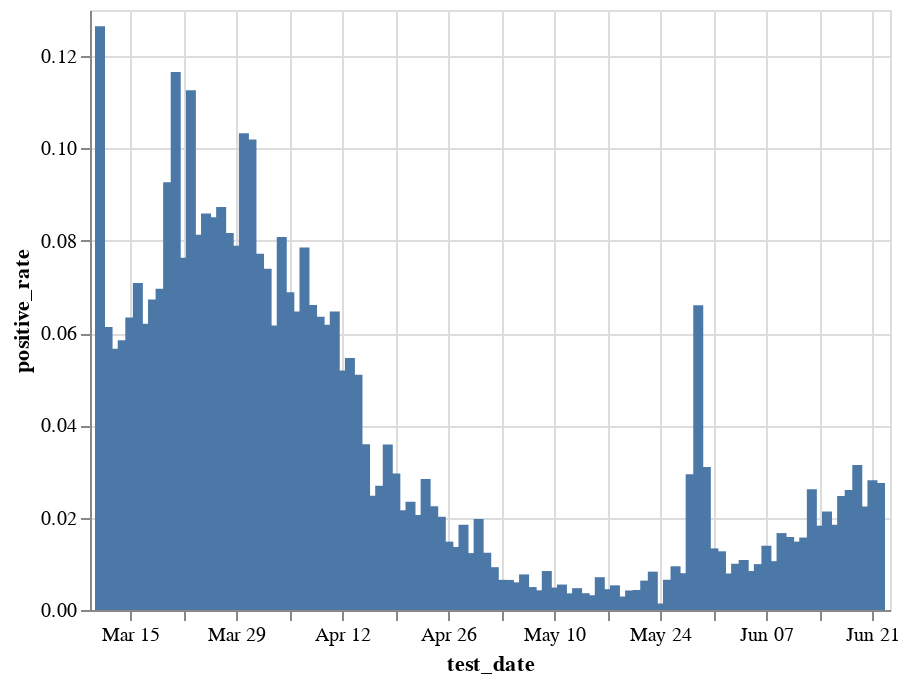

Notebook cell for this chart:
### Code cell
pr = (bdi[(bdi.test_date>'2020') & (bdi.test_date<'2021')&(bdi.corona_result.isin(['positive', 'negative'])) & (bdi.is_first_Test=='Yes')]
 .groupby(['test_date', 'corona_result']).size().unstack()
 .assign(positive_rate=lambda x: x.positive/(x.positive+x.negative))[['positive_rate']])

alt.Chart(pr.reset_index()).mark_bar().encode(
    x='test_date',
    y='positive_rate',
    tooltip=['test_date', 'positive_rate']
).interactive()

### Figure 1 — Vega-Lite specification as saved in the notebook (floating-point values rounded to 4 significant figures)
{"config": {"view": {"continuousWidth": 400, "continuousHeight": 300}}, "data": {"name": "data-474521deac1c73cd98439d8ac5be8199"}, "mark": "bar", "encoding": {"tooltip": [{"type": "temporal", "field": "test_date"}, {"type": "quantitative", "field": "positive_rate"}], "x": {"type": "temporal", "field": "test_date"}, "y": {"type": "quantitative", "field": "positive_rate"}}, "selection": {"selector004": {"type": "interval", "bind": "scales", "encodings": ["x", "y"]}}, "$schema": "https://vega.github.io/schema/vega-lite/v4.8.1.json", "datasets": {"data-474521deac1c73cd98439d8ac5be8199": [{"test_date": "2020-03-11T00:00:00", "positive_rate": 0.1265}, {"test_date": "2020-03-12T00:00:00", "positive_rate": 0.06134}, {"test_date": "2020-03-13T00:00:00", "positive_rate": 0.0566}, {"test_date": "2020-03-14T00:00:00", "positive_rate": 0.05847}, {"test_date": "2020-03-15T00:00:00", "positive_rate": 0.06337}, {"test_date": "2020-03-16T00:00:00", "positive_rate": 0.07087}, {"test_date": "2020-03-17T00:00:00", "positive_rate": 0.06203}, {"test_date": "2020-03-18T00:00:00", "positive_rate": 0.06729}, {"test_date": "2020-03-19T00:00:00", "positive_rate": 0.06959}, {"test_date": "2020-03-20T00:00:00", "positive_rate": 0.0927}, {"test_date": "2020-03-21T00:00:00", "positive_rate": 0.1166}, {"test_date": "2020-03-22T00:00:00", "positive_rate": 0.07633}, {"test_date": "2020-03-23T00:00:00", "positive_rate": 0.1126}, {"test_date": "2020-03-24T00:00:00", "positive_rate": 0.08132}, {"test_date": "2020-03-25T00:00:00", "positive_rate": 0.0859}, {"test_date": "2020-03-26T00:00:00", "positive_rate": 0.08512}, {"test_date": "2020-03-27T00:00:00", "positive_rate": 0.08732}, {"test_date": "2020-03-28T00:00:00", "positive_rate": 0.08168}, {"test_date": "2020-03-29T00:00:00", "positive_rate": 0.0789}, {"test_date": "2020-03-30T00:00:00", "positive_rate": 0.1033}, {"test_date": "2020-03-31T00:00:00", "positive_rate": 0.1019}, {"test_date": "2020-04-01T00:00:00", "positive_rate": 0.07718}, {"test_date": "2020-04-02T00:00:00", "positive_rate": 0.07395}, {"test_date": "2020-04-03T00:00:00", "positive_rate": 0.06162}, {"test_date": "2020-04-04T00:00:00", "positive_rate": 0.08083}, {"test_date": "2020-04-05T00:00:00", "positive_rate": 0.06886}, {"test_date": "2020-04-06T00:00:00", "positive_rate": 0.06467}, {"test_date": "2020-04-07T00:00:00", "positive_rate": 0.07855}, {"test_date": "2020-04-08T00:00:00", "positive_rate": 0.06607}, {"test_date": "2020-04-09T00:00:00", "positive_rate": 0.06351}, {"test_date": "2020-04-10T00:00:00", "positive_rate": 0.06183}, {"test_date": "2020-04-11T00:00:00", "positive_rate": 0.06467}, {"test_date": "2020-04-12T00:00:00", "positive_rate": 0.05189}, {"test_date": "2020-04-13T00:00:00", "positive_rate": 0.05462}, {"test_date": "2020-04-14T00:00:00", "positive_rate": 0.05098}, {"test_date": "2020-04-15T00:00:00", "positive_rate": 0.0359}, {"test_date": "2020-04-16T00:00:00", "positive_rate": 0.02478}, {"test_date": "2020-04-17T00:00:00", "positive_rate": 0.02694}, {"test_date": "2020-04-18T00:00:00", "positive_rate": 0.03587}, {"test_date": "2020-04-19T00:00:00", "positive_rate": 0.02955}, {"test_date": "2020-04-20T00:00:00", "positive_rate": 0.02159}, {"test_date": "2020-04-21T00:00:00", "positive_rate": 0.02347}, {"test_date": "2020-04-22T00:00:00", "positive_rate": 0.02057}, {"test_date": "2020-04-23T00:00:00", "positive_rate": 0.02838}, {"test_date": "2020-04-24T00:00:00", "positive_rate": 0.0225}, {"test_date": "2020-04-25T00:00:00", "positive_rate": 0.02019}, {"test_date": "2020-04-26T00:00:00", "positive_rate": 0.01481}, {"test_date": "2020-04-27T00:00:00", "positive_rate": 0.01367}, {"test_date": "2020-04-28T00:00:00", "positive_rate": 0.01848}, {"test_date": "2020-04-29T00:00:00", "positive_rate": 0.01233}, {"test_date": "2020-04-30T00:00:00", "positive_rate": 0.0197}, {"test_date": "2020-05-01T00:00:00", "positive_rate": 0.01241}, {"test_date": "2020-05-02T00:00:00", "positive_rate": 0.009281}, {"test_date": "2020-05-03T00:00:00", "positive_rate": 0.00653}, {"test_date": "2020-05-04T00:00:00", "positive_rate": 0.006511}, {"test_date": "2020-05-05T00:00:00", "positive_rate": 0.005982}, {"test_date": "2020-05-06T00:00:00", "positive_rate": 0.007708}, {"test_date": "2020-05-07T00:00:00", "positive_rate": 0.00497}, {"test_date": "2020-05-08T00:00:00", "positive_rate": 0.004267}, {"test_date": "2020-05-09T00:00:00", "positive_rate": 0.008443}, {"test_date": "2020-05-10T00:00:00", "positive_rate": 0.004863}, {"test_date": "2020-05-11T00:00:00", "positive_rate": 0.005513}, {"test_date": "2020-05-12T00:00:00", "positive_rate": 0.003606}, {"test_date": "2020-05-13T00:00:00", "positive_rate": 0.00473}, {"test_date": "2020-05-14T00:00:00", "positive_rate": 0.00364}, {"test_date": "2020-05-15T00:00:00", "positive_rate": 0.003195}, {"test_date": "2020-05-16T00:00:00", "positive_rate": 0.007105}, {"test_date": "2020-05-17T00:00:00", "positive_rate": 0.004506}, {"test_date": "2020-05-18T00:00:00", "positive_rate": 0.005344}, {"test_date": "2020-05-19T00:00:00", "positive_rate": 0.002915}, {"test_date": "2020-05-20T00:00:00", "positive_rate": 0.004228}, {"test_date": "2020-05-21T00:00:00", "positive_rate": 0.004336}, {"test_date": "2020-05-22T00:00:00", "positive_rate": 0.006365}, {"test_date": "2020-05-23T00:00:00", "positive_rate": 0.00831}, {"test_date": "2020-05-24T00:00:00", "positive_rate": 0.001406}, {"test_date": "2020-05-25T00:00:00", "positive_rate": 0.00655}, {"test_date": "2020-05-26T00:00:00", "positive_rate": 0.009475}, {"test_date": "2020-05-27T00:00:00", "positive_rate": 0.007968}, {"test_date": "2020-05-28T00:00:00", "positive_rate": 0.02943}, {"test_date": "2020-05-29T00:00:00", "positive_rate": 0.06604}, {"test_date": "2020-05-30T00:00:00", "positive_rate": 0.03101}, {"test_date": "2020-05-31T00:00:00", "positive_rate": 0.01335}, {"test_date": "2020-06-01T00:00:00", "positive_rate": 0.01272}, {"test_date": "2020-06-02T00:00:00", "positive_rate": 0.007911}, {"test_date": "2020-06-03T00:00:00", "positive_rate": 0.01002}, {"test_date": "2020-06-04T00:00:00", "positive_rate": 0.01083}, {"test_date": "2020-06-05T00:00:00", "positive_rate": 0.008443}, {"test_date": "2020-06-06T00:00:00", "positive_rate": 0.009941}, {"test_date": "2020-06-07T00:00:00", "positive_rate": 0.01393}, {"test_date": "2020-06-08T00:00:00", "positive_rate": 0.01058}, {"test_date": "2020-06-09T00:00:00", "positive_rate": 0.01666}, {"test_date": "2020-06-10T00:00:00", "positive_rate": 0.01581}, {"test_date": "2020-06-11T00:00:00", "positive_rate": 0.01482}, {"test_date": "2020-06-12T00:00:00", "positive_rate": 0.0157}, {"test_date": "2020-06-13T00:00:00", "positive_rate": 0.02614}, {"test_date": "2020-06-14T00:00:00", "positive_rate": 0.01827}, {"test_date": "2020-06-15T00:00:00", "positive_rate": 0.02136}, {"test_date": "2020-06-16T00:00:00", "positive_rate": 0.01846}, {"test_date": "2020-06-17T00:00:00", "positive_rate": 0.02472}, {"test_date": "2020-06-18T00:00:00", "positive_rate": 0.02601}, {"test_date": "2020-06-19T00:00:00", "positive_rate": 0.03142}, {"test_date": "2020-06-20T00:00:00", "positive_rate": 0.02244}, {"test_date": "2020-06-21T00:00:00", "positive_rate": 0.02814}, {"test_date": "2020-06-22T00:00:00", "positive_rate": 0.02754}]}}
